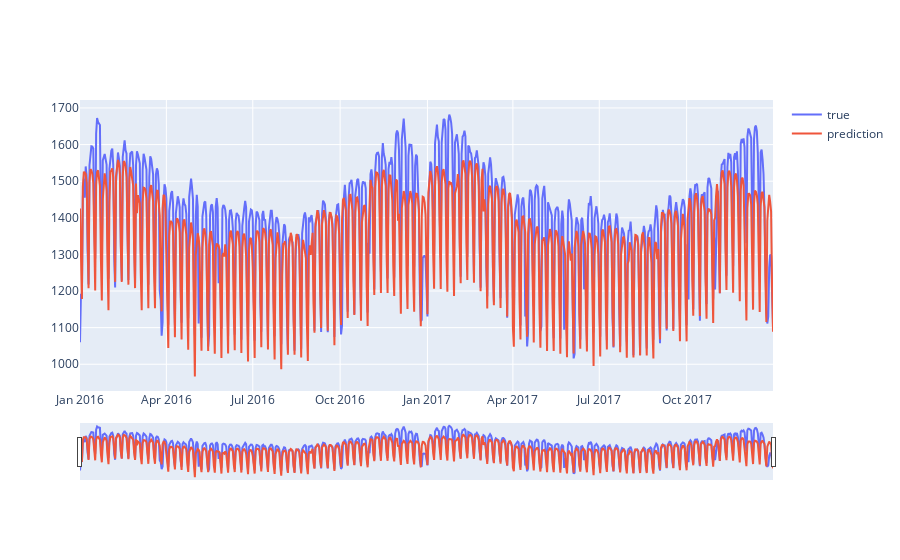

The notebook cell saved with this chart:
### Code cell
fig = go.Figure([go.Scatter(name = 'true',x=df_test['Date'], y=df_test['Consumption'])])
fig.add_trace(go.Scatter(name = 'prediction',x=df_test['Date'], y=df_test['y_pred']))
fig.update_xaxes(rangeslider_visible=True)
fig.show()

### Figure 1 — Plotly figure (JSON) as saved in the notebook; plotly's stock layout.template omitted (floating-point values rounded to 4 significant figures; data arrays with more than 128 entries replaced by an {"elided": "..."} marker saying what was removed)
{"data": [{"name": "true", "type": "scatter", "x": {"elided": "731 str values"}, "y": {"elided": "731 float values"}}, {"name": "prediction", "type": "scatter", "x": {"elided": "731 str values"}, "y": {"elided": "731 float values"}}], "layout": {"xaxis": {"rangeslider": {"visible": true}}}}
